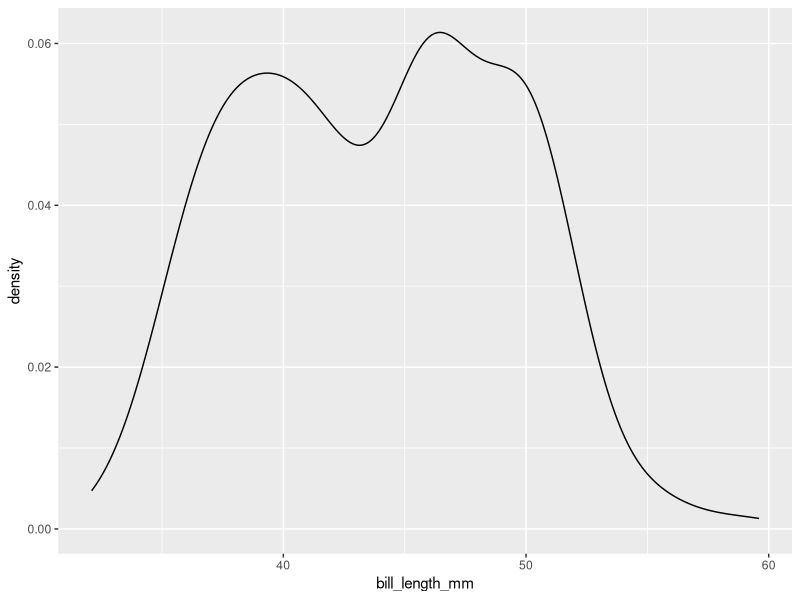
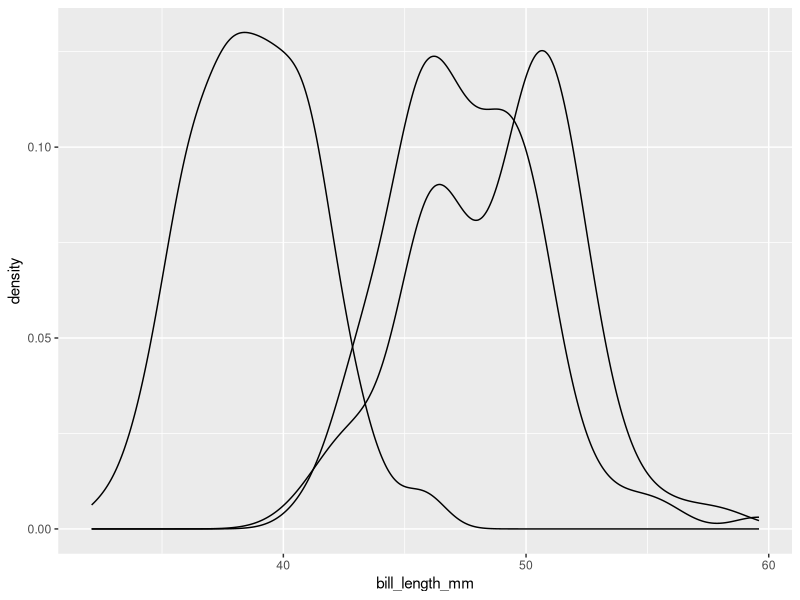
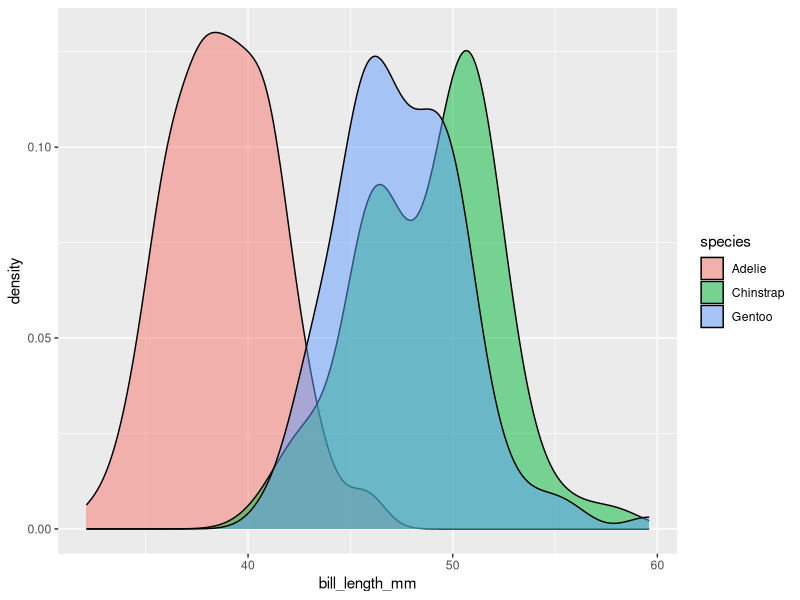
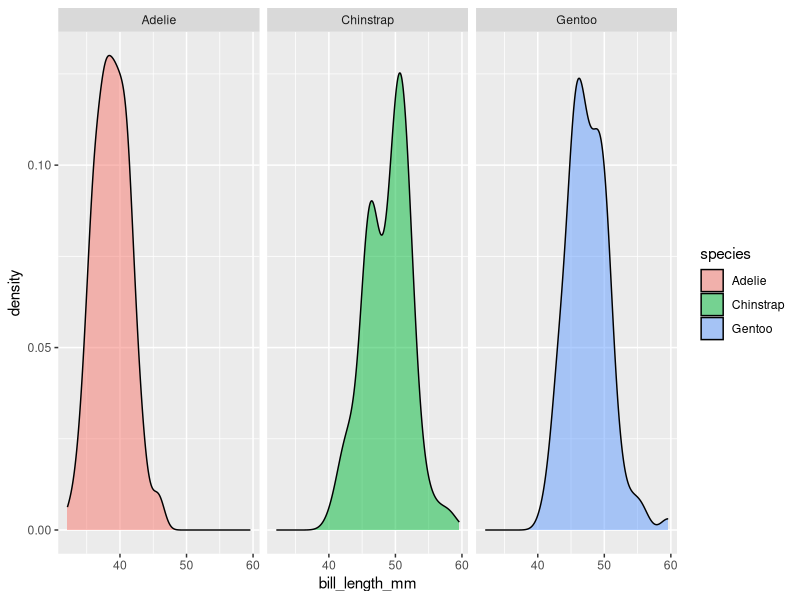
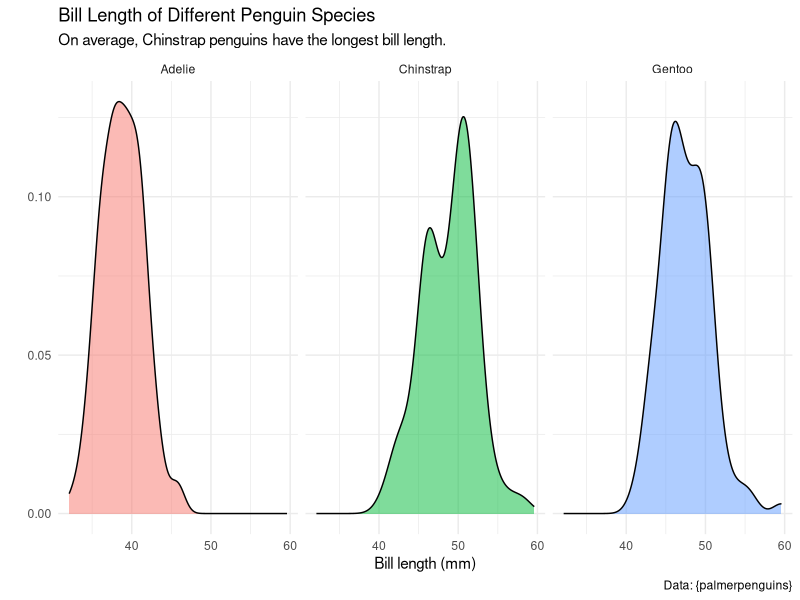

Recreate these plots in R, in order.
## ---- chunk 1
library(ggplot2)
library(palmerpenguins)
ggplot(data = penguins, 
       mapping = aes(x = bill_length_mm)) +
  geom_density()
## ---- chunk 2
ggplot(data = penguins, 
       mapping = aes(x = bill_length_mm, 
                     group = species)) +
  geom_density()
## ---- chunk 3
ggplot(data = penguins, 
       mapping = aes(x = bill_length_mm, 
                     group = species, 
                     fill = species)) +
  geom_density(alpha = 0.5)
## ---- chunk 4
ggplot(data = penguins, 
       mapping = aes(x = bill_length_mm,
                     fill = species)) +
  geom_density(alpha = 0.5) +
  facet_wrap(facets = vars(species))
## ---- chunk 5
ggplot(data = penguins, 
       mapping = aes(x = bill_length_mm,
                     fill = species)) +
  geom_density(alpha = 0.5) +
  facet_wrap(~ species) +
  theme_minimal() +
  labs(title = "Bill Length of Different Penguin Species", 
       subtitle = "On average, Chinstrap penguins have the longest bill length.", 
       caption = "Data: {palmerpenguins}", 
       x = "Bill length (mm)", 
       y = "") +
  theme(legend.position = "none")
